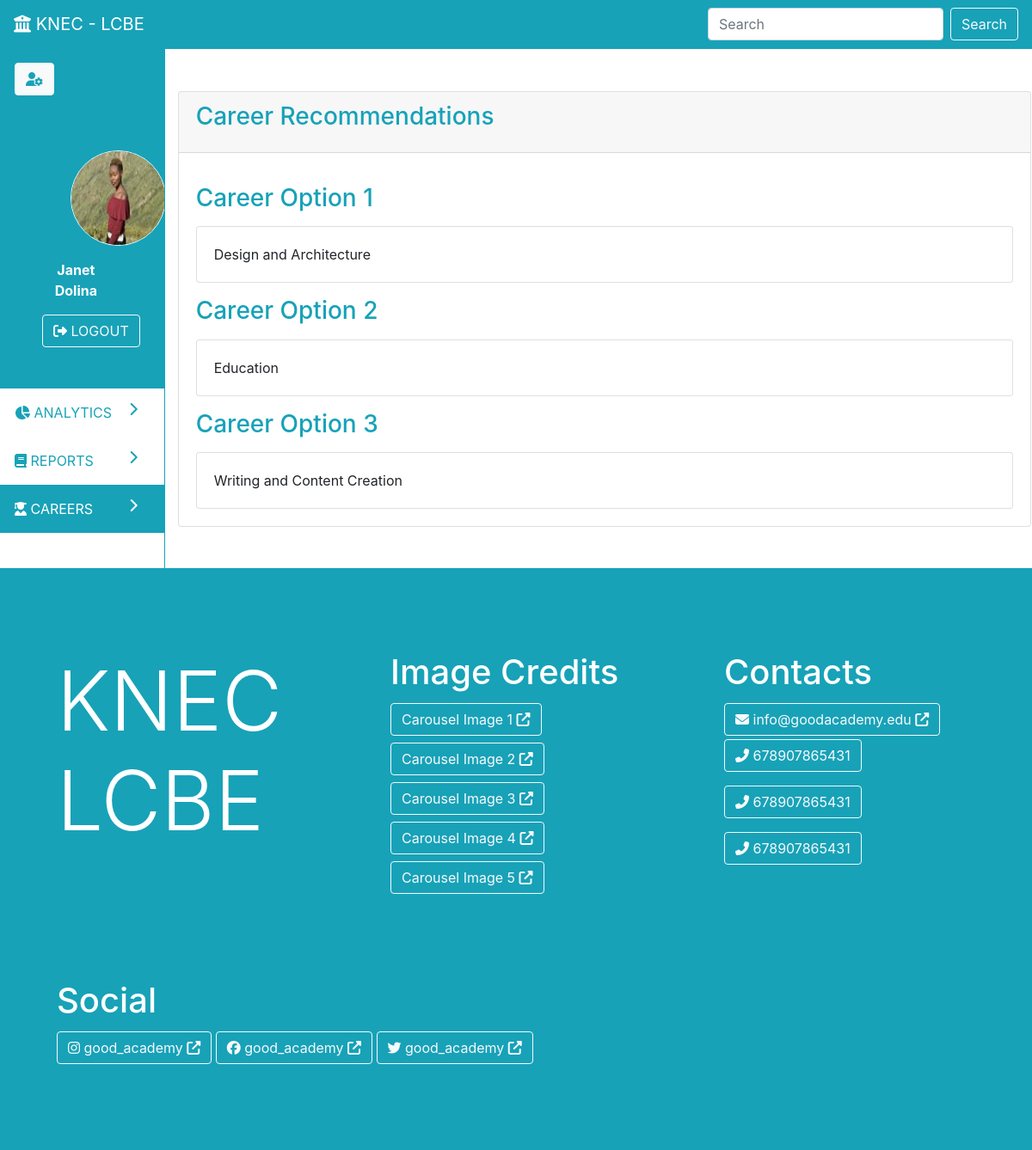
The page /career (signed in) on the database its author committed.
### parent/models.py (models this page shows, shortened)
class User(db.Model, UserMixin):
	id = db.Column(db.Integer, primary_key=True)
	first_name = db.Column(db.String(19), nullable=False)
	middle_name = db.Column(db.String(19), nullable=False)
	last_name = db.Column(db.String(19), nullable=False)
	email = db.Column(db.String(19), unique=True, nullable=False)
	exams = db.relationship('Exam', backref='teacher', lazy=True, cascade='all, delete')
	photo = db.Column(db.String(111), nullable=False, default='default-profile.jpg')
	utype = db.Column(db.String(11), nullable=False, default='admin')
	student = db.relationship('Student', backref='user', uselist=False, lazy=True, cascade='all, delete')
	password = db.Column(db.String(119), nullable=False)
	created_at = db.Column(db.DateTime, nullable=False, default=datetime.utcnow)
	updated_at = db.Column(db.DateTime, nullable=True, onupdate=datetime.utcnow)

class Career(db.Model):
	id = db.Column(db.Integer, primary_key=True)
	student_id = db.Column(db.Float, db.ForeignKey('student.id', ondelete='CASCADE'), nullable=False)
	profession1 = db.Column(db.String(44), nullable=True)
	profession2 = db.Column(db.String(44), nullable=True)
	profession3 = db.Column(db.String(44), nullable=True)
	created_at = db.Column(db.DateTime, nullable=False, default=datetime.utcnow)
	updated_at = db.Column(db.DateTime, nullable=True, onupdate=datetime.utcnow)

### parent/routes.py (the view)
@app.route('/career', methods=['GET'])
@login_required
def student_careers():
	if current_user.utype != 'student':
		abort(403)
	return render_template('student/careers.html', nav='dash', page='careers')

### parent/models.py (called while the page is built)
@login_manager.user_loader
def load_user(user_id):
	return User.query.get(int(user_id))

### parent/templates/student/careers.html
{% extends 'student-dash.html' %}
{% block pagedata %}
<div class="row my-5">
	<div class="col">
		<div class="card">
			<div class="card-header">
				<h3 class="card-title text-info">Career Recommendations</h3></div>
			<div class="card-body">
				{% if current_user.student.career %}
					<h3 class="card-title text-info my-3">Career Option 1</h3>
					<div class="card">
						<div class="card-body">
							{{ current_user.student.career.profession1 }}
						</div>
					</div>
					<h3 class="card-title text-info my-3">Career Option 2</h3>
					<div class="card">
						<div class="card-body">
							{{ current_user.student.career.profession2 }}
						</div>
					</div>
					<h3 class="card-title text-info my-3">Career Option 3</h3>
					<div class="card">
						<div class="card-body">
							{{ current_user.student.career.profession3 }}
						</div>
					</div>
				{% else %}
					<div class="alert alert-info">
						Your recommendations have not yet been generated. Please wait patiently or contact an administrator if this is a mistake
					</div>
				{% endif %}
			</div>
		</div>
	</div>
</div>
{% endblock %}

### parent/templates/student-dash.html (shortened to what this page needs)
{% extends 'base.html' %}
{%block content%}
<div class="row border border-info">
	<div class="col-2">
		<div class="side-nav ">
			<div class="row bg-info p-3">
				<div class="col"><a href="{{ url_for('update_student_profile') }}" class="btn btn-light text-info"><i class="fas fa-user-cog"></i></a></div>
			</div>
			<div class="row bg-info p-5">
				<div class="col text-center">
					<div class="row">
						<div class="col px-5">
							<img style="width: 111px; height: 111px" class="border border-white rounded-circle" src="{{ url_for('static', filename='profiles/'+current_user.photo) }}">
						</div>
					</div>
					<div class="row">
						<div class="col p-3 text-white"><b>{{ current_user.first_name }} {{ current_user.last_name }}</b></div>
					</div>
					<div class="row">
						<div class="col"><a href="{{ url_for('logout') }}" class="btn btn-outline-light"><i class="fas fa-sign-out-alt"></i> LOGOUT</a></div>
					</div>
				</div>
			</div>
			<a id="analytics" class="row nav-link btn-outline-info p-3" href="{{ url_for('student_dash') }}">
				<div class="col"><i class="fas fa-chart-pie"></i> ANALYTICS <i class="fas fa-chevron-right float-right"></i></div>
			</a>
			<a id="reports" class="row nav-link btn-outline-info p-3" href="{{ url_for('student_reports') }}">
				<div class="col"><i class="fas fa-book"></i> REPORTS <i class="fas fa-chevron-right float-right"></i></div>
			</a>
			<a id="careers" class="row nav-link btn-outline-info p-3" href="{{ url_for('student_careers') }}">
				<div class="col"><i class="fas fa-user-graduate"></i> CAREERS <i class="fas fa-chevron-right float-right"></i></div>
			</a>
		</div>
	</div>
	<div class="col-10 border-left border-info">
		<div class="row justify-content-center">
			<div class="col-md-6">
			</div>
		</div>
		{%block pagedata%}{%endblock%}
	</div>
</div>
{%endblock%}

### rows shown on the page
User: photo (picture), first_name "Janet", last_name "Dolina"
Career: student.career.profession1 "Design and Architecture", student.career.profession2 "Education", student.career.profession3 "Writing and Content Creation"
